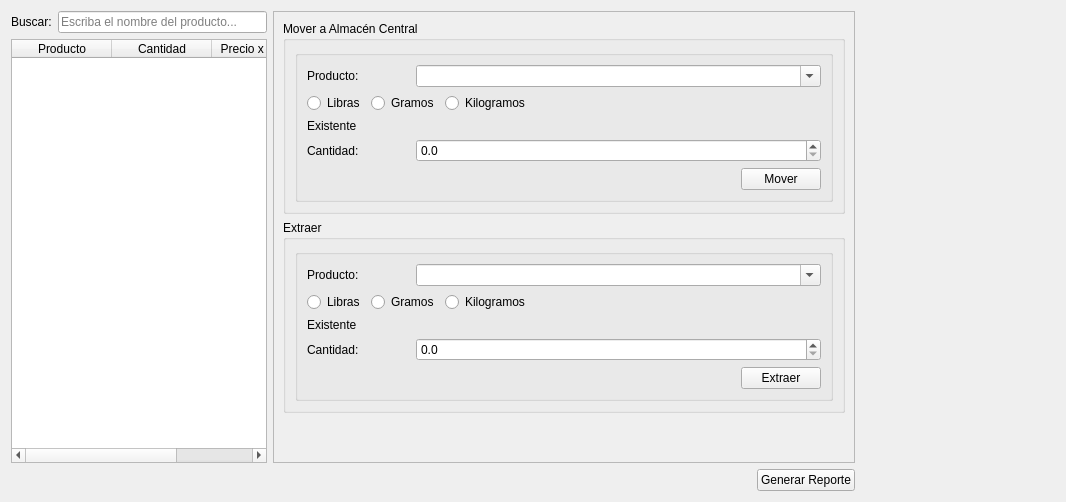
         <widget class="QWidget" name="tabLocal">
          <attribute name="title">
           <string>Punto de Venta</string>
          </attribute>
          <layout class="QGridLayout" name="gridLayout_12">
           <item row="1" column="15">
            <spacer name="horizontalSpacer">
             <property name="orientation">
              <enum>Qt::Horizontal</enum>
             </property>
             <property name="sizeHint" stdset="0">
              <size>
               <width>40</width>
               <height>20</height>
              </size>
             </property>
            </spacer>
           </item>
           <item row="0" column="0">
            <widget class="QLabel" name="label">
             <property name="text">
              <string>Buscar:</string>
             </property>
            </widget>
           </item>
           <item row="2" column="14">
            <spacer name="horizontalSpacer_41">
             <property name="orientation">
              <enum>Qt::Horizontal</enum>
             </property>
             <property name="sizeHint" stdset="0">
              <size>
               <width>40</width>
               <height>20</height>
              </size>
             </property>
            </spacer>
           </item>
           <item row="2" column="13">
            <spacer name="horizontalSpacer_40">
             <property name="orientation">
              <enum>Qt::Horizontal</enum>
             </property>
             <property name="sizeHint" stdset="0">
              <size>
               <width>40</width>
               <height>20</height>
              </size>
             </property>
            </spacer>
           </item>
           <item row="2" column="4">
            <spacer name="horizontalSpacer_34">
             <property name="orientation">
              <enum>Qt::Horizontal</enum>
             </property>
             <property name="sizeHint" stdset="0">
              <size>
               <width>40</width>
               <height>20</height>
              </size>
             </property>
            </spacer>
           </item>
           <item row="2" column="5">
            <spacer name="horizontalSpacer_35">
             <property name="orientation">
              <enum>Qt::Horizontal</enum>
             </property>
             <property name="sizeHint" stdset="0">
              <size>
               <width>40</width>
               <height>20</height>
              </size>
             </property>
            </spacer>
           </item>
           <item row="2" column="11">
            <spacer name="horizontalSpacer_38">
             <property name="orientation">
              <enum>Qt::Horizontal</enum>
             </property>
             <property name="sizeHint" stdset="0">
              <size>
               <width>40</width>
               <height>20</height>
              </size>
             </property>
            </spacer>
           </item>
           <item row="2" column="6">
            <spacer name="horizontalSpacer_36">
             <property name="orientation">
              <enum>Qt::Horizontal</enum>
             </property>
             <property name="sizeHint" stdset="0">
              <size>
               <width>40</width>
               <height>20</height>
              </size>
             </property>
            </spacer>
           </item>
           <item row="2" column="3">
            <spacer name="horizontalSpacer_33">
             <property name="orientation">
              <enum>Qt::Horizontal</enum>
             </property>
             <property name="sizeHint" stdset="0">
              <size>
               <width>40</width>
               <height>20</height>
              </size>
             </property>
            </spacer>
           </item>
           <item row="2" column="12">
            <spacer name="horizontalSpacer_39">
             <property name="orientation">
              <enum>Qt::Horizontal</enum>
             </property>
             <property name="sizeHint" stdset="0">
              <size>
               <width>40</width>
               <height>20</height>
              </size>
             </property>
            </spacer>
           </item>
           <item row="2" column="7">
            <spacer name="horizontalSpacer_37">
             <property name="orientation">
              <enum>Qt::Horizontal</enum>
             </property>
             <property name="sizeHint" stdset="0">
              <size>
               <width>40</width>
               <height>20</height>
              </size>
             </property>
            </spacer>
           </item>
           <item row="2" column="9">
            <widget class="QPushButton" name="pb_reportepventa">
             <property name="maximumSize">
              <size>
               <width>150</width>
               <height>16777215</height>
              </size>
             </property>
             <property name="text">
              <string>Generar Reporte</string>
             </property>
            </widget>
           </item>
           <item row="0" column="7" rowspan="2" colspan="3">
            <widget class="QFrame" name="frame">
             <property name="frameShape">
              <enum>QFrame::StyledPanel</enum>
             </property>
             <property name="frameShadow">
              <enum>QFrame::Raised</enum>
             </property>
             <layout class="QGridLayout" name="gridLayout_10">
              <item row="1" column="0">
               <widget class="QGroupBox" name="gb_extraer_2">
                <property name="title">
                 <string>Extraer</string>
                </property>
                <layout class="QGridLayout" name="gridLayout_18">
                 <item row="0" column="0">
                  <widget class="QGroupBox" name="groupBox_8">
                   <property name="title">
                    <string/>
                   </property>
                   <layout class="QGridLayout" name="gridLayout_8">
                    <item row="0" column="0">
                     <widget class="QLabel" name="label_13">
                      <property name="text">
                       <string>Producto:</string>
                      </property>
                     </widget>
                    </item>
                    <item row="0" column="1" colspan="4">
                     <widget class="QComboBox" name="cb_productoExtraerLocal">
                      <property name="editable">
                       <bool>true</bool>
                      </property>
                     </widget>
                    </item>
                    <item row="1" column="0" colspan="5">
                     <layout class="QHBoxLayout" name="horizontalLayout_7">
                      <item>
                       <widget class="QRadioButton" name="rb_librasExtraerLocal">
                        <property name="text">
                         <string>Libras</string>
                        </property>
                       </widget>
                      </item>
                      <item>
                       <widget class="QRadioButton" name="rb_gramosExtraerLocal">
                        <property name="text">
                         <string>Gramos</string>
                        </property>
                       </widget>
                      </item>
                      <item>
                       <widget class="QRadioButton" name="rb_kilogramosExtraerLocal">
                        <property name="text">
                         <string>Kilogramos</string>
                        </property>
                       </widget>
                      </item>
                      <item>
                       <spacer name="horizontalSpacer_28">
                        <property name="orientation">
                         <enum>Qt::Horizontal</enum>
                        </property>
                        <property name="sizeHint" stdset="0">
                         <size>
                          <width>40</width>
                          <height>20</height>
                         </size>
                        </property>
                       </spacer>
                      </item>
                     </layout>
                    </item>
                    <item row="2" column="0" colspan="5">
                     <widget class="QLabel" name="l_existenteExtraerLocal">
                      <property name="text">
                       <string>Existente</string>
                      </property>
                     </widget>
                    </item>
                    <item row="3" column="0">
                     <widget class="QLabel" name="label_14">
                      <property name="text">
                       <string>Cantidad:</string>
                      </property>
                     </widget>
                    </item>
                    <item row="3" column="1" colspan="4">
                     <widget class="QDoubleSpinBox" name="sb_cantidadExtraerLocal">
                      <property name="decimals">
                       <number>1</number>
                      </property>
                      <property name="maximum">
                       <double>1000000001.000000000000000</double>
                      </property>
                     </widget>
                    </item>
                    <item row="4" column="0">
                     <spacer name="horizontalSpacer_29">
                      <property name="orientation">
                       <enum>Qt::Horizontal</enum>
                      </property>
                      <property name="sizeHint" stdset="0">
                       <size>
                        <width>103</width>
                        <height>20</height>
                       </size>
                      </property>
                     </spacer>
                    </item>
                    <item row="4" column="1">
                     <spacer name="horizontalSpacer_30">
                      <property name="orientation">
                       <enum>Qt::Horizontal</enum>
                      </property>
                      <property name="sizeHint" stdset="0">
                       <size>
                        <width>102</width>
                        <height>20</height>
                       </size>
                      </property>
                     </spacer>
                    </item>
                    <item row="4" column="2">
                     <spacer name="horizontalSpacer_31">
                      <property name="orientation">
                       <enum>Qt::Horizontal</enum>
                      </property>
                      <property name="sizeHint" stdset="0">
                       <size>
                        <width>103</width>
                        <height>20</height>
                       </size>
                      </property>
                     </spacer>
                    </item>
                    <item row="4" column="3">
                     <spacer name="horizontalSpacer_32">
                      <property name="orientation">
                       <enum>Qt::Horizontal</enum>
                      </property>
                      <property name="sizeHint" stdset="0">
                       <size>
                        <width>102</width>
                        <height>20</height>
                       </size>
                      </property>
                     </spacer>
                    </item>
                    <item row="4" column="4">
                     <widget class="QPushButton" name="pb_aceptarExtraerLocal">
                      <property name="text">
                       <string>Extraer</string>
                      </property>
                      <property name="icon">
                       <iconset resource="recursos.qrc">
                        <normaloff>:/images/Images/iconos_colores/clear_shopping_cart_96px.png</normaloff>:/images/Images/iconos_colores/clear_shopping_cart_96px.png</iconset>
                      </property>
                     </widget>
                    </item>
                   </layout>
                  </widget>
                 </item>
                </layout>
               </widget>
              </item>
              <item row="0" column="0">
               <widget class="QGroupBox" name="groupBox_6">
                <property name="title">
                 <string>Mover a Almacén Central</string>
                </property>
                <layout class="QGridLayout" name="gridLayout_19">
                 <item row="0" column="0">
                  <widget class="QGroupBox" name="groupBox_7">
                   <property name="title">
                    <string/>
                   </property>
                   <layout class="QGridLayout" name="gridLayout_9">
                    <item row="0" column="0">
                     <widget class="QLabel" name="label_2">
                      <property name="text">
                       <string>Producto:</string>
                      </property>
                     </widget>
                    </item>
                    <item row="0" column="1" colspan="4">
                     <widget class="QComboBox" name="cb_mcProduct">
                      <property name="editable">
                       <bool>true</bool>
                      </property>
                     </widget>
                    </item>
                    <item row="1" column="0" colspan="5">
                     <layout class="QHBoxLayout" name="horizontalLayout_6">
                      <item>
                       <widget class="QRadioButton" name="rb_mcLibras">
                        <property name="text">
                         <string>Libras</string>
                        </property>
                       </widget>
                      </item>
                      <item>
                       <widget class="QRadioButton" name="rb_mcGramos">
                        <property name="text">
                         <string>Gramos</string>
                        </property>
                       </widget>
                      </item>
                      <item>
                       <widget class="QRadioButton" name="rb_mcKilogramos">
                        <property name="text">
                         <string>Kilogramos</string>
                        </property>
                       </widget>
                      </item>
                      <item>
                       <spacer name="horizontalSpacer_23">
                        <property name="orientation">
                         <enum>Qt::Horizontal</enum>
                        </property>
                        <property name="sizeHint" stdset="0">
                         <size>
                          <width>40</width>
                          <height>20</height>
                         </size>
                        </property>
                       </spacer>
                      </item>
                     </layout>
                    </item>
                    <item row="2" column="0" colspan="5">
                     <widget class="QLabel" name="l_mcExistente">
                      <property name="text">
                       <string>Existente</string>
                      </property>
                     </widget>
                    </item>
                    <item row="3" column="0">
                     <widget class="QLabel" name="label_3">
                      <property name="text">
                       <string>Cantidad:</string>
                      </property>
                     </widget>
                    </item>
                    <item row="3" column="1" colspan="4">
                     <widget class="QDoubleSpinBox" name="sb_mcCantidad">
                      <property name="suffix">
                       <string/>
                      </property>
                      <property name="decimals">
                       <number>1</number>
                      </property>
                      <property name="maximum">
                       <double>10000000.000000000000000</double>
                      </property>
                     </widget>
                    </item>
                    <item row="4" column="0">
                     <spacer name="horizontalSpacer_24">
                      <property name="orientation">
                       <enum>Qt::Horizontal</enum>
                      </property>
                      <property name="sizeHint" stdset="0">
                       <size>
                        <width>103</width>
                        <height>20</height>
                       </size>
                      </property>
                     </spacer>
                    </item>
                    <item row="4" column="1">
                     <spacer name="horizontalSpacer_25">
                      <property name="orientation">
                       <enum>Qt::Horizontal</enum>
                      </property>
                      <property name="sizeHint" stdset="0">
                       <size>
                        <width>102</width>
                        <height>20</height>
                       </size>
                      </property>
                     </spacer>
                    </item>
                    <item row="4" column="2">
                     <spacer name="horizontalSpacer_26">
                      <property name="orientation">
                       <enum>Qt::Horizontal</enum>
                      </property>
                      <property name="sizeHint" stdset="0">
                       <size>
                        <width>103</width>
                        <height>20</height>
                       </size>
                      </property>
                     </spacer>
                    </item>
                    <item row="4" column="3">
                     <spacer name="horizontalSpacer_27">
                      <property name="orientation">
                       <enum>Qt::Horizontal</enum>
                      </property>
                      <property name="sizeHint" stdset="0">
                       <size>
                        <width>102</width>
                        <height>20</height>
                       </size>
                      </property>
                     </spacer>
                    </item>
                    <item row="4" column="4">
                     <widget class="QPushButton" name="pb_mcAccept">
                      <property name="text">
                       <string>Mover</string>
                      </property>
                      <property name="icon">
                       <iconset resource="recursos.qrc">
                        <normaloff>:/images/Images/iconos_colores/checkout_96px.png</normaloff>:/images/Images/iconos_colores/checkout_96px.png</iconset>
                      </property>
                     </widget>
                    </item>
                   </layout>
                  </widget>
                 </item>
                </layout>
               </widget>
              </item>
              <item row="2" column="0">
               <spacer name="verticalSpacer">
                <property name="orientation">
                 <enum>Qt::Vertical</enum>
                </property>
                <property name="sizeHint" stdset="0">
                 <size>
                  <width>20</width>
                  <height>40</height>
                 </size>
                </property>
               </spacer>
              </item>
             </layout>
            </widget>
           </item>
           <item row="1" column="0" colspan="7">
            <widget class="QTableWidget" name="localTable">
             <property name="selectionBehavior">
              <enum>QAbstractItemView::SelectRows</enum>
             </property>
             <column>
              <property name="text">
               <string>Producto</string>
              </property>
             </column>
             <column>
              <property name="text">
               <string>Cantidad</string>
              </property>
             </column>
             <column>
              <property name="text">
               <string>Precio x unidad</string>
              </property>
             </column>
            </widget>
           </item>
           <item row="0" column="1" colspan="6">
            <widget class="QLineEdit" name="le_localSearch">
             <property name="placeholderText">
              <string>Escriba el nombre del producto...</string>
             </property>
            </widget>
           </item>
          </layout>
         </widget>
